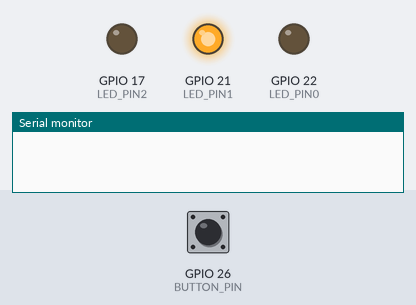
Recording of a sketch running on a simulated ESP32. Parts: output pins drawn as LEDs (lit = HIGH), the last lines printed to the serial monitor. Dashed ring = blinking. The inputs (shaded band) are chosen by the test bench; at power-on: GPIO 26 (BUTTON_PIN) HIGH. WiFi joins after 1.5 s; servers stay silent unless stated.

Above: at 3.0 s.
3.1 s: GPIO 26 (BUTTON_PIN) pulled LOW for 3 s
At 4.7 s:
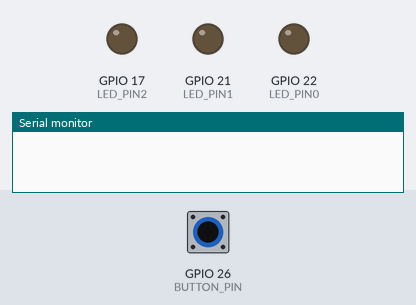
At 8.2 s:
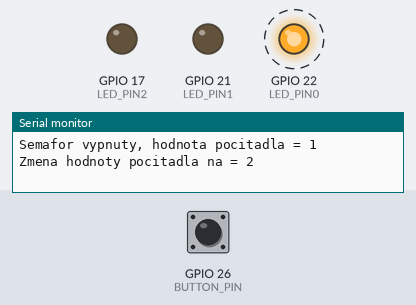
Timing chart, 0 to 16.7 s (numbered marks = the images above; inputs shaded):
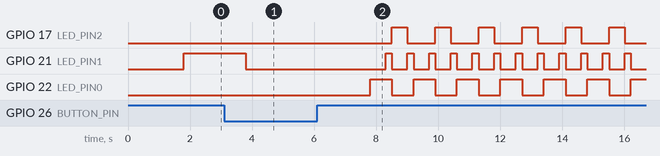

The sketch:

semafor_loop_blynk.ino
```cpp
#define BUTTON_PIN 26
#include <WiFi.h>
#include <WiFiClient.h>
#include <BlynkSimpleEsp32.h>

#define BLYNK_TEMPLATE_ID "TMPLwMh4eSgf"
#define BLYNK_DEVICE_NAME "Semafor"
#define BLYNK_AUTH_TOKEN "A_KYKcdv84n6BwS8EhcHQv-88iLdfzWn"

char auth[] = "A_KYKcdv84n6BwS8EhcHQv-88iLdfzWn";
char ssid[] = "";
char pass[] = "";

int LED_PIN0 = 22;  //červená
int LED_PIN1 = 21;  //žltá
int LED_PIN2 = 17;  //zelená
int pocitadlo = 1;
int button_state = 0;

void setup() {
  Serial.begin(9600);
  Blynk.begin(auth, ssid, pass);
  pinMode(LED_PIN0, OUTPUT);  //nastavenie červenej na výstupný bod
  pinMode(LED_PIN1, OUTPUT);  // žltej
  pinMode(LED_PIN2, OUTPUT);  // zelenej
  pinMode(BUTTON_PIN, INPUT_PULLUP);
}

void loop() {
  Blynk.run();
  button_state = digitalRead(BUTTON_PIN);
  if (button_state == LOW) {
    delay(2000);
    pocitadlo++;
    Serial.print("Zmena hodnoty pocitadla na = ");
    Serial.println(pocitadlo);
    return;
  }

  if (pocitadlo == 3) {
    delay(2000);
    pocitadlo--;
    pocitadlo--;
    Serial.print("Zmena hodnoty pocitadla na = ");
    Serial.println(pocitadlo);
    return;
  }

  if (pocitadlo > 3) {
    pocitadlo = 1;
    Serial.print("Zmena hodnoty pocitadla na = ");
    Serial.println(pocitadlo);
    return;
  }

  while (pocitadlo == 2) {
    digitalWrite(LED_PIN0, HIGH);
    digitalWrite(LED_PIN1, LOW);
    digitalWrite(LED_PIN2, LOW);
    delay(500);
    digitalWrite(LED_PIN1, HIGH);
    delay(200);
    digitalWrite(LED_PIN0, LOW);
    digitalWrite(LED_PIN1, LOW);
    digitalWrite(LED_PIN2, HIGH);
    delay(500);
    digitalWrite(LED_PIN2, LOW);
    digitalWrite(LED_PIN1, HIGH);
    delay(200);
    Serial.print("Semafor zapnuty, hodnota pocitadla = ");
    Serial.println(pocitadlo);
    return;
  }

  while (pocitadlo == 1) {
    digitalWrite(LED_PIN0, LOW);
    digitalWrite(LED_PIN1, HIGH);
    digitalWrite(LED_PIN2, LOW);
    delay(2000);
    digitalWrite(LED_PIN1, LOW);
    delay(2000);
    Serial.print("Semafor vypnuty, hodnota pocitadla = ");
    Serial.println(pocitadlo);
    return;
  }
}
```

Measured:
- after the input at 3.1 s, GPIO 17 (LED_PIN2): alternates HIGH for 0.50 s and LOW for 0.90 s, starting after 5.4 s; GPIO 22 (LED_PIN0): alternates HIGH for 0.70 s and LOW for 0.70 s, starting after 4.7 s
- by itself, GPIO 21 (LED_PIN1): repeats every 0.70 s: HIGH 0.20 s, LOW 0.50 s
